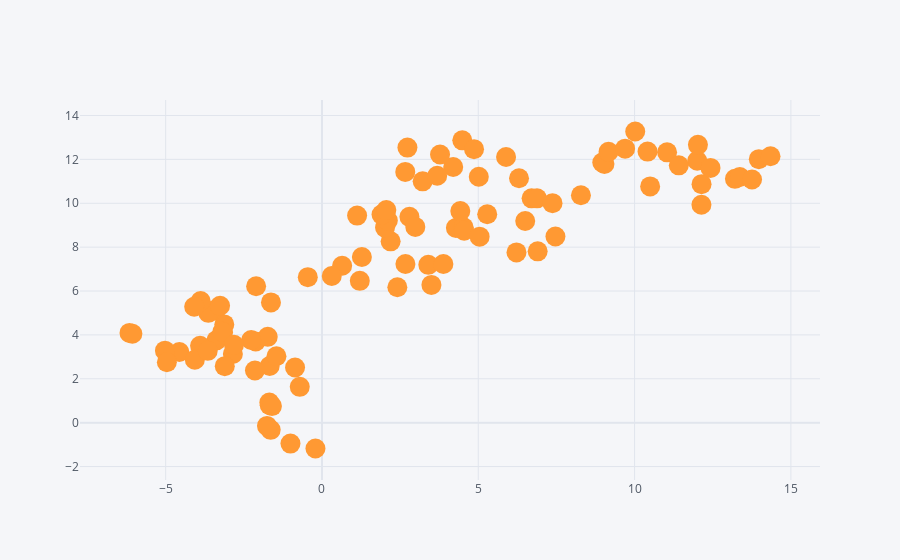

Notebook cell for this chart:
### Markdown cell above
## Scatter Plot

### Code cell
df.iplot(x = 'A', y = 'B', mode = 'markers', size = 20)
